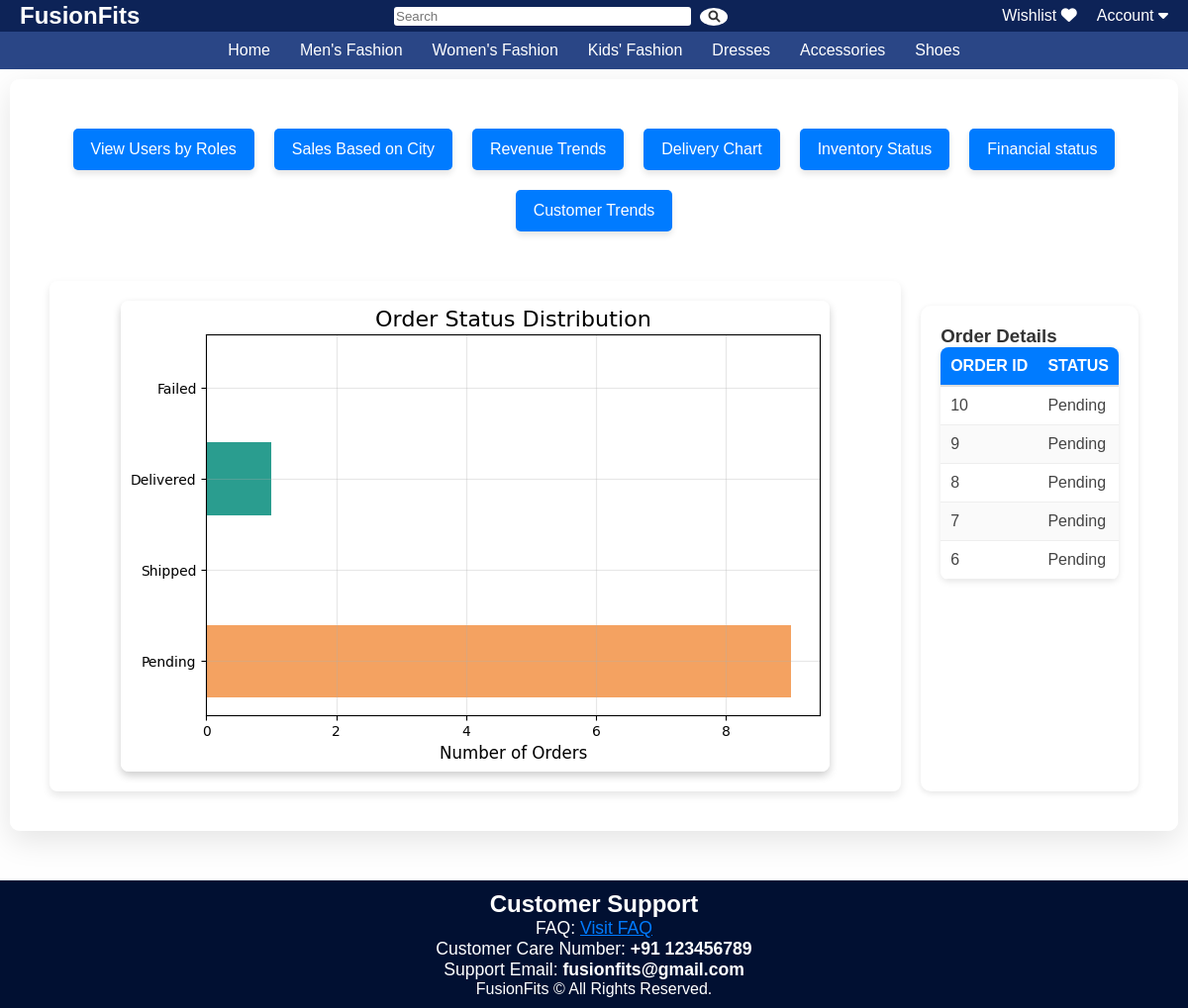
The app's page /visualization/delivery_chart with its own data.
### app/models.py (models this page shows, shortened)
class OrderDetails(db.Model):
    __tablename__ = "order_details"
    id = db.Column(db.Integer, primary_key=True)
    user_name = db.Column(db.String(100), nullable=False)
    user_email = db.Column(db.String(100), nullable=False)
    user_contact = db.Column(db.String(20), nullable=False)
    user_address = db.Column(db.String(200), nullable=False)
    user_city = db.Column(db.String(100), nullable=False)
    subtotal = db.Column(db.Float, nullable=False)
    delivery_charges = db.Column(db.Float, nullable=False)
    grand_total = db.Column(db.Float, nullable=False)
    order_date = db.Column(db.DateTime, nullable=False)
    delivered_date = db.Column(db.DateTime, nullable=True)  # Added Delivered_Date
    user_id = db.Column(db.Integer, db.ForeignKey("user.id",name="u_id"), nullable=False)  # Added user_id
    assigned_delivery_person_id = Column(Integer, ForeignKey("user.id",name="d_id"), nullable=True)
    status_options = Enum("Pending", "Shipped", "Delivered", "Failed")
    status = db.Column(status_options, default="Pending", nullable=False)  # Corrected Enum usage
    user = relationship("User", foreign_keys=[user_id])
    assigned_delivery_person = relationship("User", foreign_keys=[assigned_delivery_person_id])
    products = relationship("Product", secondary="ordered_product", viewonly=True)

### app/visualization.py (the view)
@visualization.route('/delivery_chart')
def delivery_chart():
    order_status_counts = (
        db.session.query(OrderDetails.status, func.count(OrderDetails.id))
        .group_by(OrderDetails.status)
        .all()
    )
    status_dict = {status: count for status, count in order_status_counts}
    categories = ["Pending", "Shipped", "Delivered", "Failed"]
    values = [status_dict.get(status, 0) for status in categories]
    colors = ['#f4a261', '#a8dadc', '#2a9d8f', '#e63946']  # Orange, Teal, Green, Red
    fig, ax = plt.subplots(figsize=(8, 5))
    ax.barh(categories, values, color=colors)
    ax.set_xlabel("Number of Orders", fontsize=12)
    ax.set_title("Order Status Distribution", fontsize=16)
    ax.grid(alpha=0.3)
    buf = io.BytesIO()
    plt.savefig(buf, format="png", bbox_inches="tight")
    buf.seek(0)
    chart_data = base64.b64encode(buf.getvalue()).decode("utf-8")
    buf.close()
    total_orders = sum(values)
    analytics = {
        "Pending Orders": values[0],
        "Shipped Orders": values[1],
        "Delivered Orders": values[2],
        "Failed Orders": values[3],
        "Total Orders": total_orders,
    }
    orders = (
        db.session.query(OrderDetails.id, OrderDetails.user_name, OrderDetails.status, OrderDetails.order_date)
        .order_by(OrderDetails.order_date.desc())
        .limit(5)
        .all()
    )
    orders_data = [
        {
            "id": order.id,
            "user": order.user_name,
            "status": order.status,
            "order_date": order.order_date.strftime("%Y-%m-%d"),
        }
        for order in orders
    ]
    return render_template(
        "delivery_chart.html", chart_data=chart_data, analytics=analytics, orders=orders_data
    )

### app/templates/delivery_chart.html (shortened to what this page needs)
<!DOCTYPE html>
<html lang="en">
<head>
</head>
<body>
    {% extends "home.html" %}
    {% block content %}
    <div class="form-container">
        <div class="button-container">
            <a href="/visualization/roles_chart" class="button">View Users by Roles</a>
            <a href="/visualization/sales_by_city" class="button">Sales Based on City</a>
            <a href="/visualization/revenue_trends" class="button">Revenue Trends</a>
            <a href="/visualization/delivery_chart" class="button">Delivery Chart</a>
            <a href="/visualization/inventory_status" class="button">Inventory Status</a>
            <a href="/visualization/financial_health" class="button">Financial status</a>
            <a href="/visualization/customer_trends" class="button">Customer Trends</a>
        </div>
    <div class="content">
        <div class="chart-container">
            <img alt="Revenue Chart">
        </div>
    <div class="table-section">
        <h3>Order Details</h3>
        <table>
            <thead>
                <tr>
                    <th>Order ID</th>
                    <th>Status</th>
                </tr>
            </thead>
            <tbody>
                {% for order in orders %}
                <tr>
                    <td>{{ order.id }}</td>
                    <td>{{ order.status }}</td>
                </tr>
                {% endfor %}
            </tbody>
        </table>
    </div>
    {% endblock %}

### app/templates/home.html (style rules this page uses)
* { margin: 0; padding: 0; box-sizing: border-box; font-family: Arial, sans-serif; }
body { font-family: Arial, sans-serif; margin: 0; padding: 0; background-color: #f4f4f4; }

### records on screen
OrderDetails: id "10", status "Pending"
OrderDetails: id "9", status "Pending"
OrderDetails: id "8", status "Pending"
OrderDetails: id "7", status "Pending"
OrderDetails: id "6", status "Pending"
